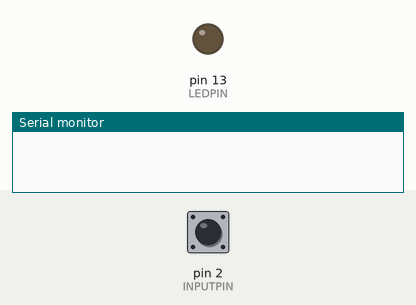
A sketch run on a simulated Arduino Uno, built with avr-gcc and run on an emulated ATmega328P. On the bench: output pins drawn as LEDs (lit = HIGH), the last lines printed to the serial monitor. The test bench sets the inputs (shaded band); at power-on: pin 2 (INPUTPIN) HIGH.

Above: at 1.2 s.
1.3 s: pin 2 (INPUTPIN) pulled LOW for 0.15 s
At 1.6 s:
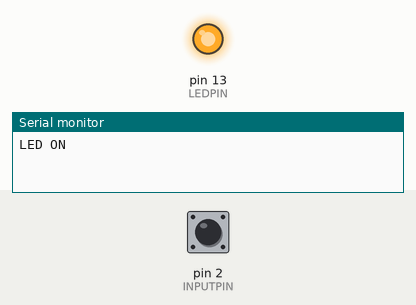
2.9 s: pin 2 (INPUTPIN) pulled LOW for 1 s
At 4.0 s:
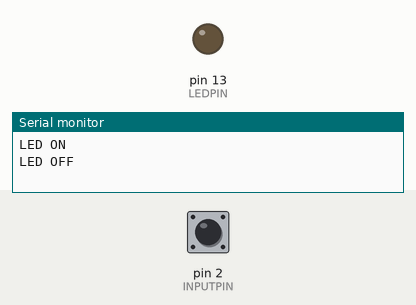
5.4 s: pin 2 (INPUTPIN) pulled LOW for 3.2 s
At 5.9 s:
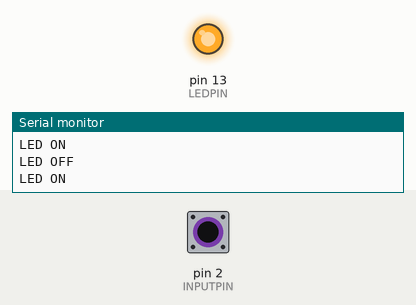
Timing chart, 0 to 8.4 s (numbered marks = the images above; inputs shaded):
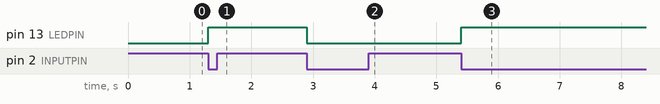

Measured:
- after the input at 1.3 s, pin 13 (LEDPIN): LOW → HIGH at once
- after the input at 2.9 s, pin 13 (LEDPIN): HIGH → LOW at once
- after the input at 5.4 s, pin 13 (LEDPIN): LOW → HIGH at once

The sketch:

Task1.2P.ino
```cpp
// C++ code
//

int LEDPIN = 13;
int INPUTPIN = 2;

uint8_t LEDSTATE = LOW;

void setup() {
  pinMode(LEDPIN, OUTPUT);
  pinMode(INPUTPIN, INPUT_PULLUP);


  attachInterrupt(digitalPinToInterrupt(INPUTPIN), toggle, FALLING);
}

void loop(){

}

void toggle() {
  Serial.begin(9600);

  LEDSTATE = !LEDSTATE;
  digitalWrite(LEDPIN, LEDSTATE);
  if (LEDSTATE == HIGH) {Serial.println("LED ON");}
  else {Serial.println("LED OFF");}
}
```
